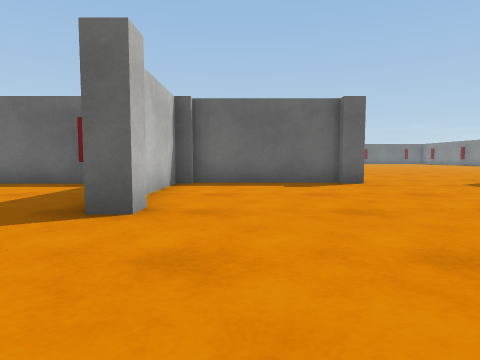
[1] (above)

24 first-person views from a walk through a 3-D level made in the Unity game engine. The camera is 0.59 m above the floor, tilts 4° down and sees 75° across. The floor is counted in squares, 1 m on a side. Each view is taken from the middle of a square. On the plan, view 1 faces up. The plan holds only what a view shows up to about 9 squares ahead; the rest is blank. The place goes on beyond the plan. Surface patterns are stand-ins for the level's own textures.

[2]
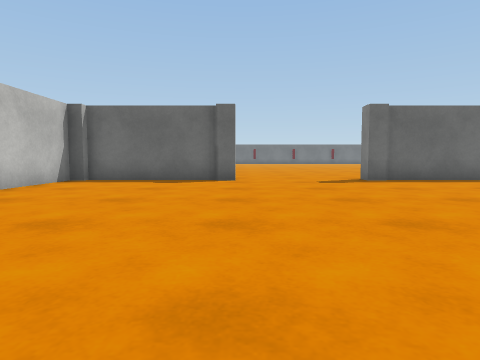

[3]
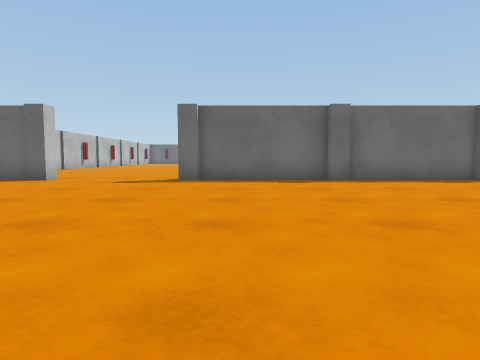

[4]
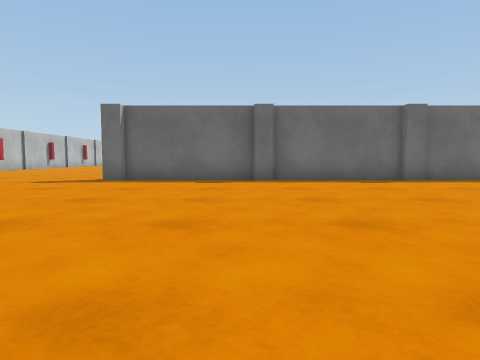

[5]
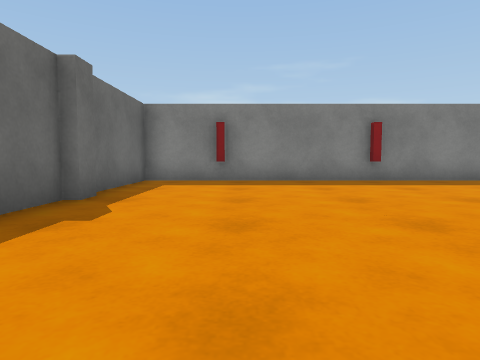

[6]
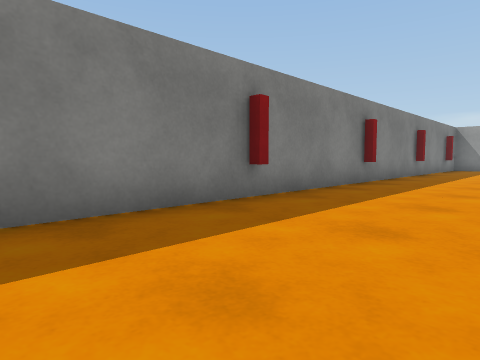

[7]
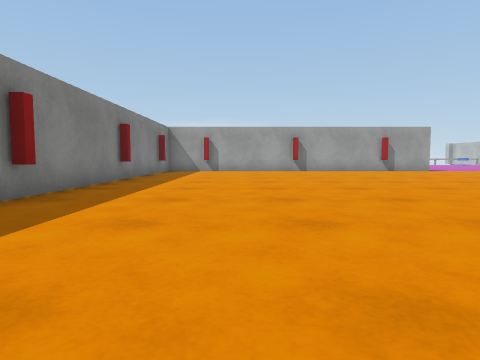

[8]
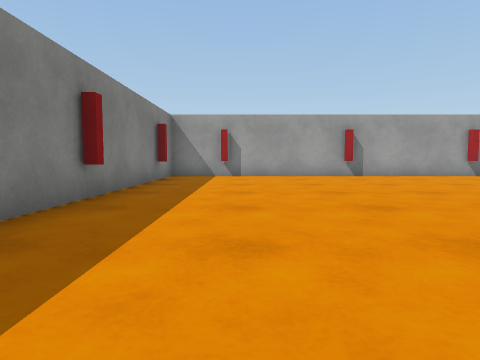

[9]
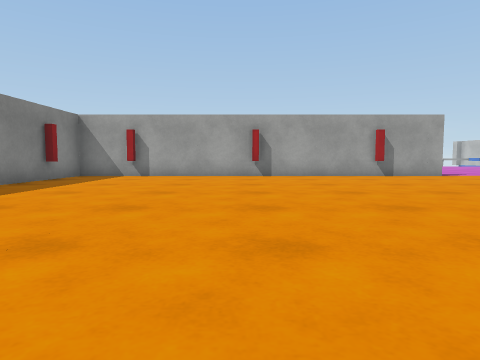

[10]
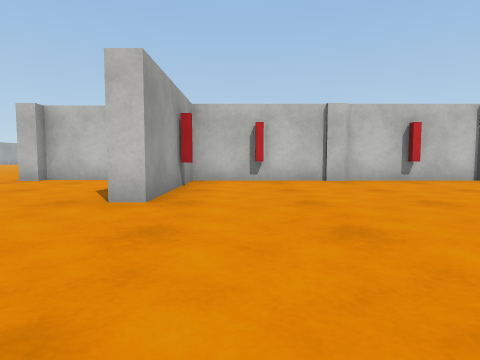

[11]
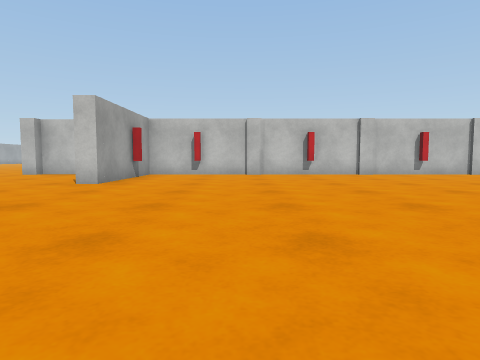

[12]
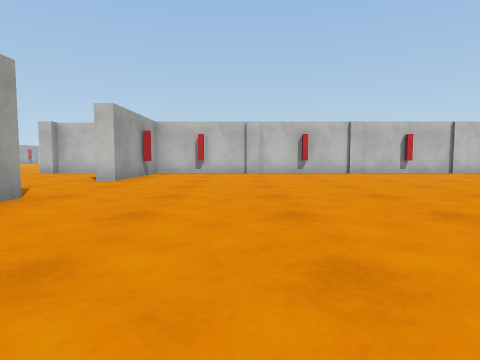

[13]
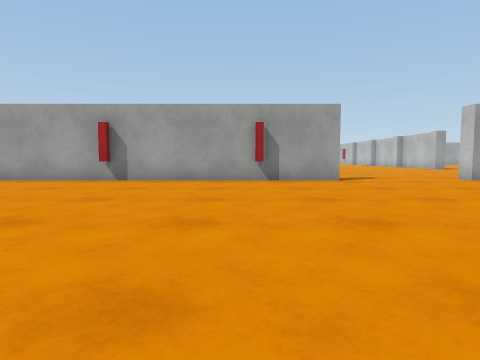

[14]
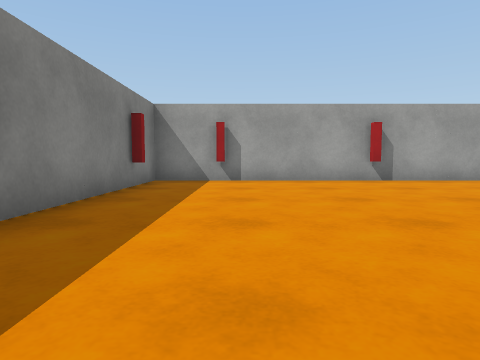

[15]
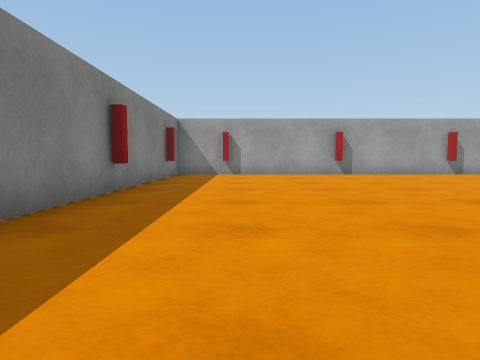

[16]
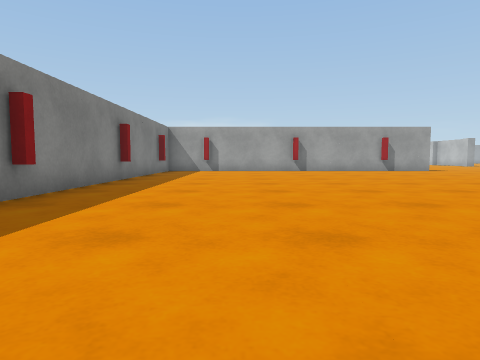

[17]
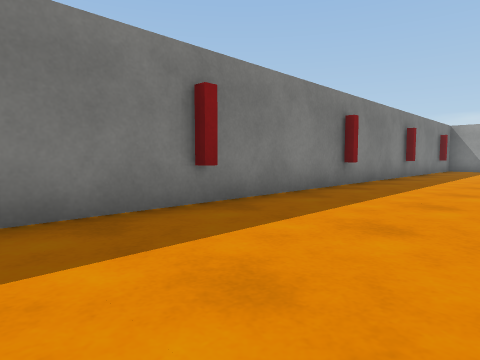

[18]
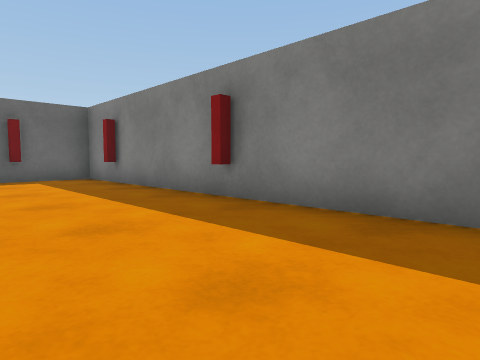

[19]
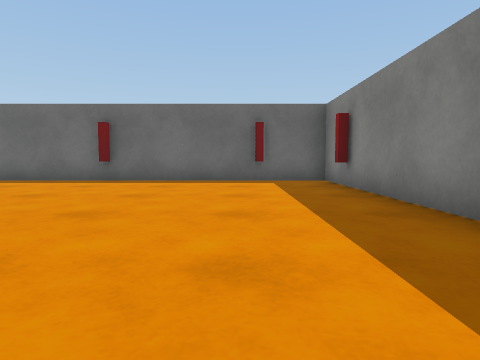

[20]
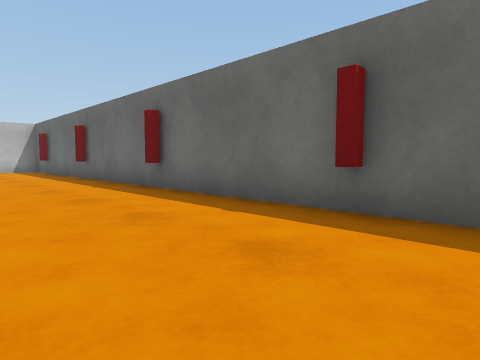

[21]
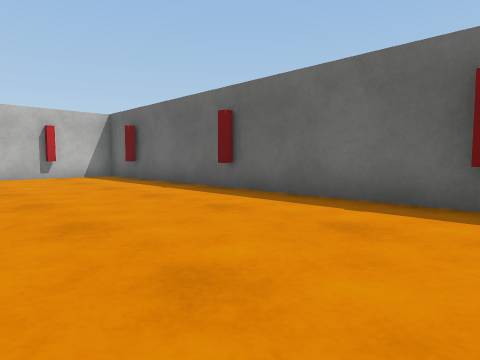

[22]
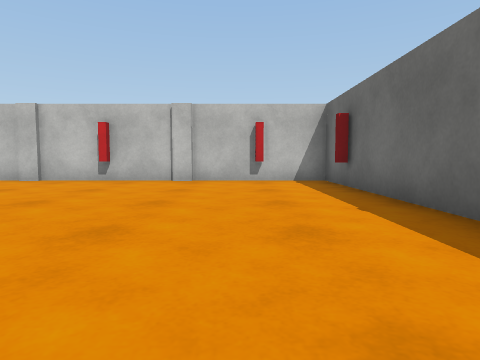

[23]
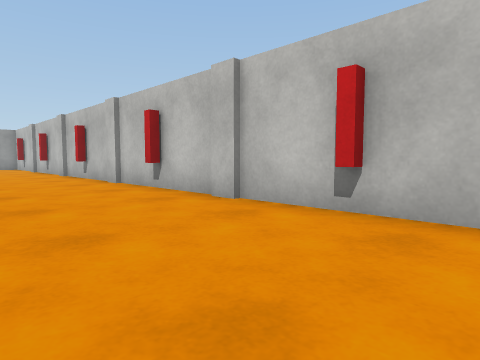

[24]
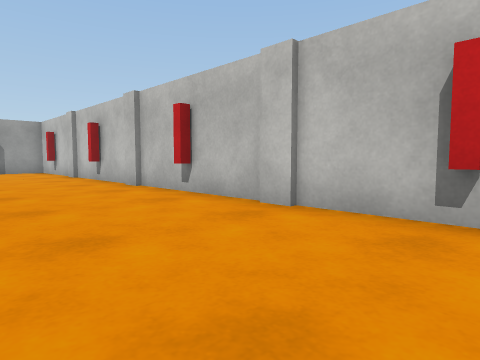

### Floor plan
Points are (right, up) in squares from view 1. A wall is a line through its corners. A room is listed if a view was taken in it or the views show most of it. See-through windows are left out.
Room 1 (views 1, 2, 3, 4, 5, 6, 7, 8, 9, 10)
walls: (7, 7.2) (6.4, 7.2) (6.4, 7.8) (7.4, 7.8); (-1, 3.2) (-1.6, 3.2); (11, 7.2) (10.4, 7.2); (10.5, 7.5) (6.9, 7.5); (-1.3, 3.9) (-1.3, 3.2); (2.5, 7.5) (-1.1, 7.5); (2.9, 7.8) (2.9, 7.2) (2.4, 7.2); (15, 7.2) (14.4, 7.2); (14.5, 7.5) (10.9, 7.5); (-1, 7.2) (-1.5, 7.2) (-1.5, 3.8); (18.2, -15) (18.2, 7.5) (15, 7.5)
ways out: opening at (5, 8.8) to room 2; opening at (-2, 1)
Room 2 (views 11, 12, 13, 14, 15, 16, 17, 18, 19, 20, 21, 22, 23, 24)
walls: (7.4, 7.8) (18.2, 7.8) (18.2, 31.3) (-1.3, 31.3) (-1.3, 7.8) (2.9, 7.8)
ways out: opening at (5, 8.8) to room 1

Positions as (right, up) in squares from view 1, and headings:
1: (0, 0), facing up
2: (3, -1), facing up
3: (8, -1), facing up
4: (10, -1), facing up
5: (10, 5), facing right
6: (15, 1), facing down-right
7: (15, -2), facing down
8: (16, -6), facing down
9: (13, -6), facing down
10: (7, 9), facing left
11: (10, 11), facing left
12: (11, 11), facing left
13: (9, 16), facing down
14: (16, 16), facing down
15: (16, 19), facing down
16: (15, 22), facing down
17: (15, 24), facing down-right
18: (15, 22), facing up-right
19: (16, 23), facing up
20: (14, 28), facing up-left
21: (9, 27), facing up-left
22: (7, 29), facing left
23: (2, 27), facing down-left
24: (2, 22), facing down-left
